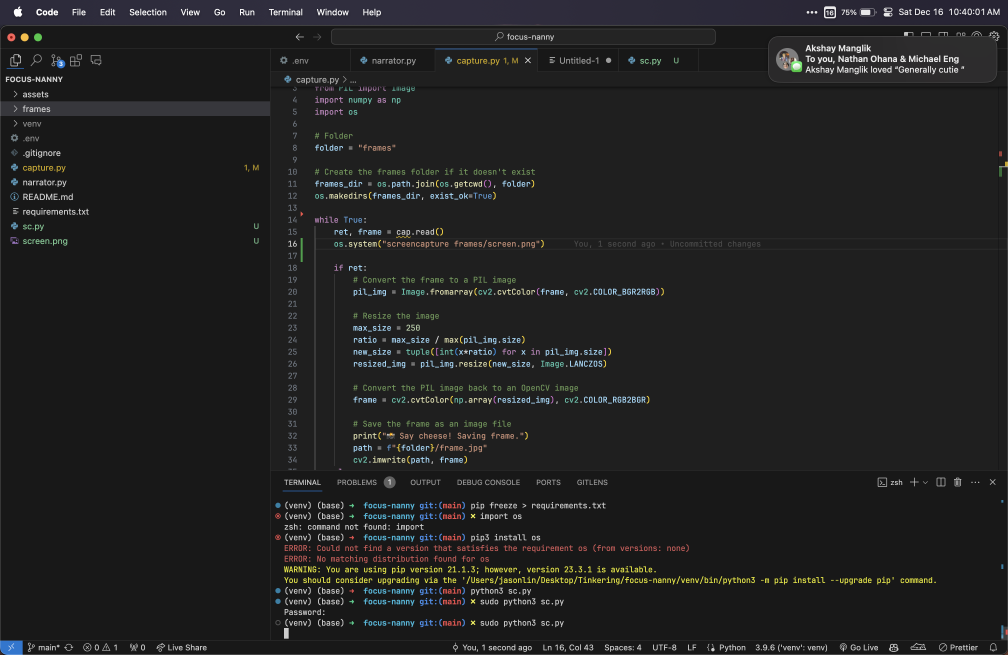
#> input picture screen.png, 3024 x 1964 px (shown at 1/3 size)
$ python -i capture.py   (imports and definitions only)
#> lines starting #> are read from the running program, lines starting #| are printed output that depends on the picture
#> further down, picture is the input picture: shape (1964, 3024, 3); mean B, G, R 33.7, 33.6, 33.5
import cv2
import time
from PIL import Image
import numpy as np
import os

def resize(frame):
    '''
    Takes an image, resizes it, and returns the resized opencv image
    '''
     # Convert the frame to a PIL image
    pil_img = Image.fromarray(cv2.cvtColor(frame, cv2.COLOR_BGR2RGB))

    # Resize the image
    max_size = 250
    ratio = max_size / max(pil_img.size)
#> ratio = 0.0827
    new_size = tuple([int(x*ratio) for x in pil_img.size])
#> new_size = (250, 162)
    resized_img = pil_img.resize(new_size, Image.LANCZOS)
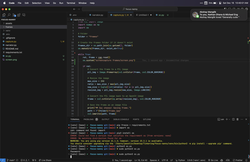
#> resized_img: PIL image 250x162 RGB; mean R, G, B 33.5, 33.6, 33.7

    # Convert the PIL image back to an OpenCV image
    frame = cv2.cvtColor(np.array(resized_img), cv2.COLOR_RGB2BGR)
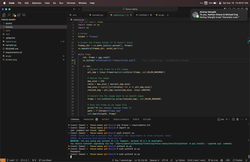
#> frame: shape (162, 250, 3); mean R, G, B 33.7, 33.6, 33.5
    return frame

# Folder
folder = "frames"

# Create the frames folder if it doesn't exist
frames_dir = os.path.join(os.getcwd(), folder)
# [27 lines not run here, left out]

>>> import cv2
>>> picture = cv2.imread('screen.png')
>>> result = resize(picture)
